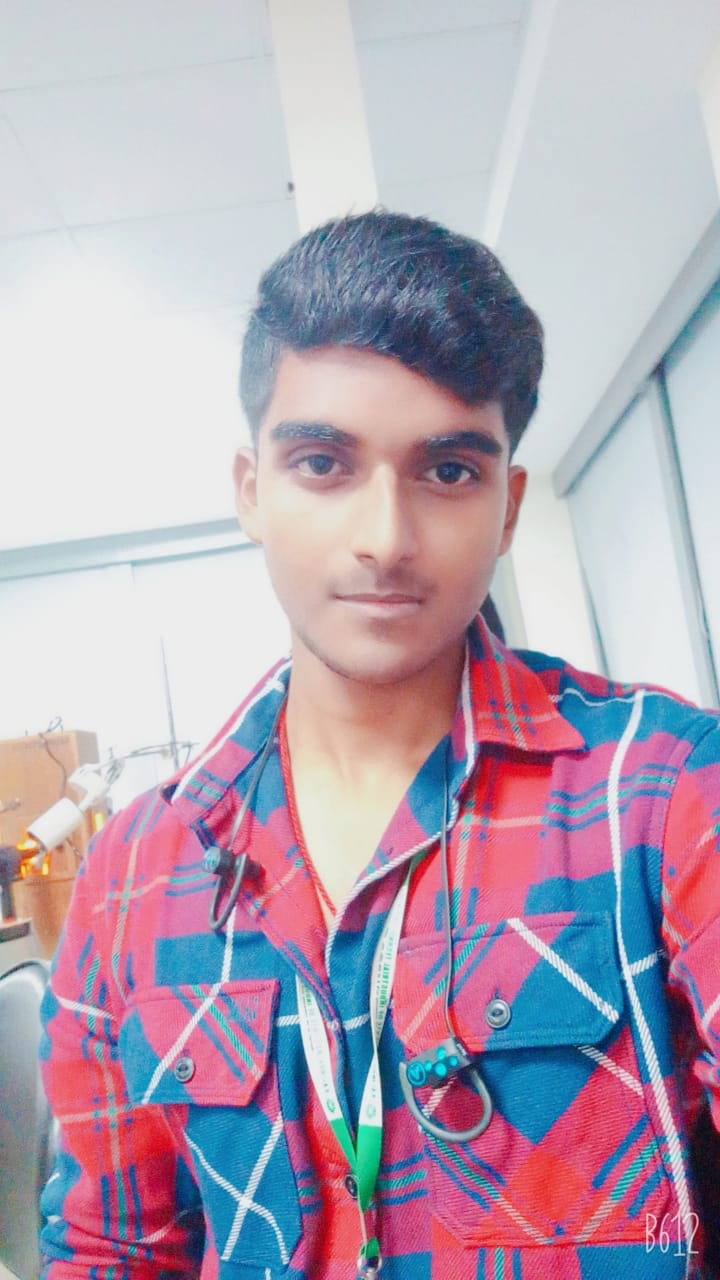
#> input picture CODEFACERECOG/codfacerecog-master/recognize/images/baren.jpg, 720 x 1280 px, given in place of the camera
$ jupyter execute 'Face Recognizer.ipynb'   (shell and % lines are left out)
#> lines starting #> are read from the running program, lines starting #| are printed output that depends on the picture; after the words box and inside, x2 and y2 are one past the last pixel; in counts of white or black regions, pixels touching at a corner belong together
[cell 1]
import cv2

[cell 2]
import cv2

[cell 3]
import cv2

[cell 4]
def generate_dataset():
    face_classifier = cv2.CascadeClassifier("haarcascade_frontalface_default.xml")
    def face_cropped(img):
        gray = cv2.cvtColor(img,cv2.COLOR_BGR2GRAY)
        faces = face_classifier.detectMultiScale(gray, 1.3, 5)
        # scaling factor = 1.3
        # minimum neighbor = 5

        if faces is ():
            return None
        for (x,y,w,h) in faces:
            cropped_face = img[y:y+h,x:x+w]
        return cropped_face

    cap = cv2.VideoCapture(1)
    id =1
    img_id = 0

    while True:
        ret, frame = cap.read()
#> frame is the input picture: shape (1280, 720, 3); mean B, G, R 179.8, 164.4, 179.4
        if face_cropped(frame) is not None:
#> in face_cropped, `gray = cv2.cvtColor(img,cv2.COLOR_BGR2GRAY)`:
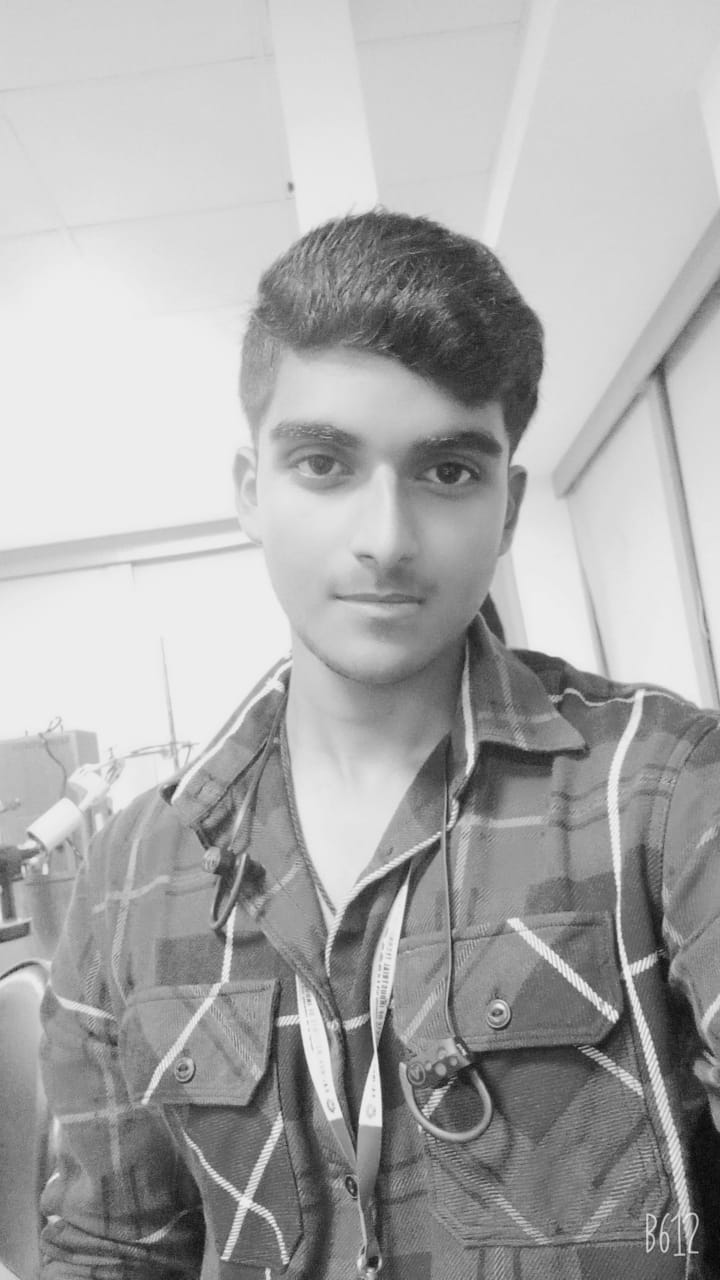
#> gray: shape (1280, 720); min 4, max 248, mean 170.7
#> in face_cropped, `faces = face_classifier.detectMultiScale(gray, 1.3, 5)`: faces = [[215, 339, 333, 333]]
#> the loop in face_cropped, `for (x,y,w,h) in faces:` made 1 pass
#> pass 1, in face_cropped, `cropped_face = img[y:y+h,x:x+w]`:
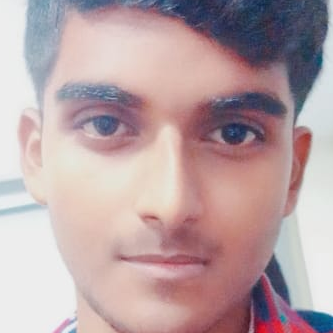
#> cropped_face: shape (333, 333, 3); mean B, G, R 165.1, 162.4, 184.4
            img_id+=1
#> img_id = 1
            face = cv2.resize(face_cropped(frame), (200,200))
#> the loop in face_cropped (call 2), `for (x,y,w,h) in faces:` made 1 pass
            face = cv2.cvtColor(face, cv2.COLOR_BGR2GRAY)
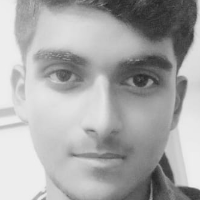
#> face: shape (200, 200); min 36, max 239, mean 169.2
            file_name_path = "data/user."+str(id)+"."+str(img_id)+".jpg"
#> file_name_path = 'data/user.1.1.jpg'
            cv2.imwrite(file_name_path, face)
            cv2.putText(face, str(img_id), (50,50), cv2.FONT_HERSHEY_COMPLEX, 1, (0,255,0), 2)
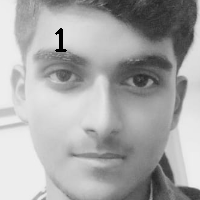
#> face: shape (200, 200); 0.31% of pixels changed, all inside (x1, y1, x2, y2) = (55, 28, 67, 52)

            cv2.imshow("Cropped face", face)

        if cv2.waitKey(1)==13 or int(img_id)==200: #13 is the ASCII character of Enter
#> (key Esc is pressed here)
            break

    cap.release()
    cv2.destroyAllWindows()
    print("Collecting samples is completed....")
generate_dataset()

$ run again, on CODEFACERECOG/codfacerecog-master/recognize/images/pink.jpg
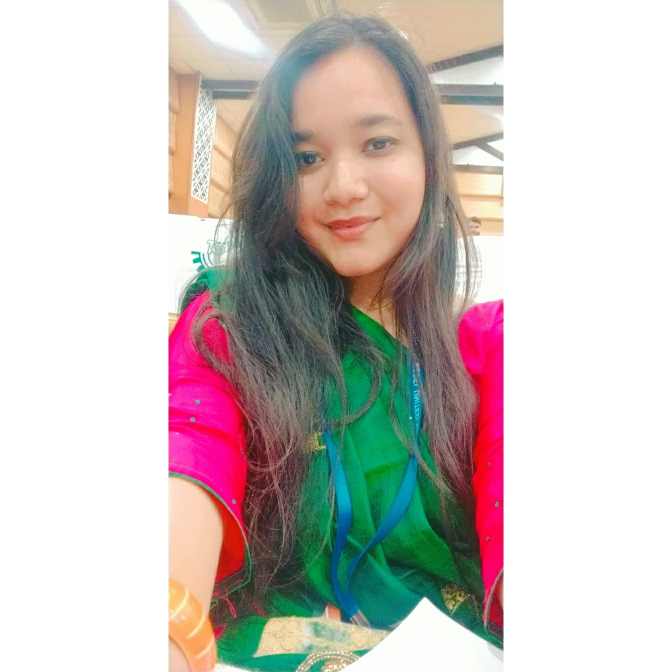
#> input picture CODEFACERECOG/codfacerecog-master/recognize/images/pink.jpg, 1344 x 1344 px, given in place of the camera (shown at 1/2 size)
#> in generate_dataset, frame is the input picture: shape (1344, 1344, 3); mean B, G, R 190, 193.6, 201.8
#> faces = [[499, 153, 380, 380]]
#> the loop in face_cropped, `for (x,y,w,h) in faces:` made 1 pass
#> pass 1, in face_cropped, `cropped_face = img[y:y+h,x:x+w]`:
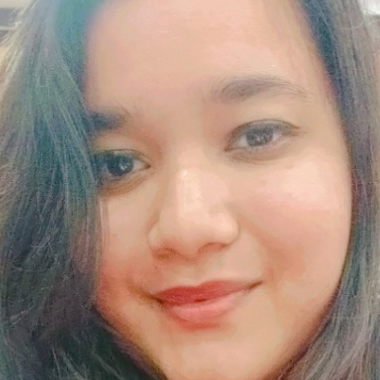
#> cropped_face: shape (380, 380, 3); mean B, G, R 125.5, 139.6, 166.2
#> img_id = 1
#> the loop in face_cropped (call 2), `for (x,y,w,h) in faces:` made 1 pass
#> file_name_path = 'data/user.1.1.jpg'
#> in generate_dataset, `cv2.putText(face, str(img_id), (50,50), cv2.FONT_HERSHEY_COMPLEX, 1, (..`:
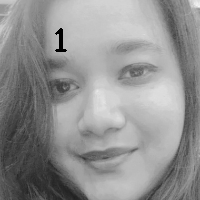
#> face: shape (200, 200); min 0, max 244, mean 145.3
